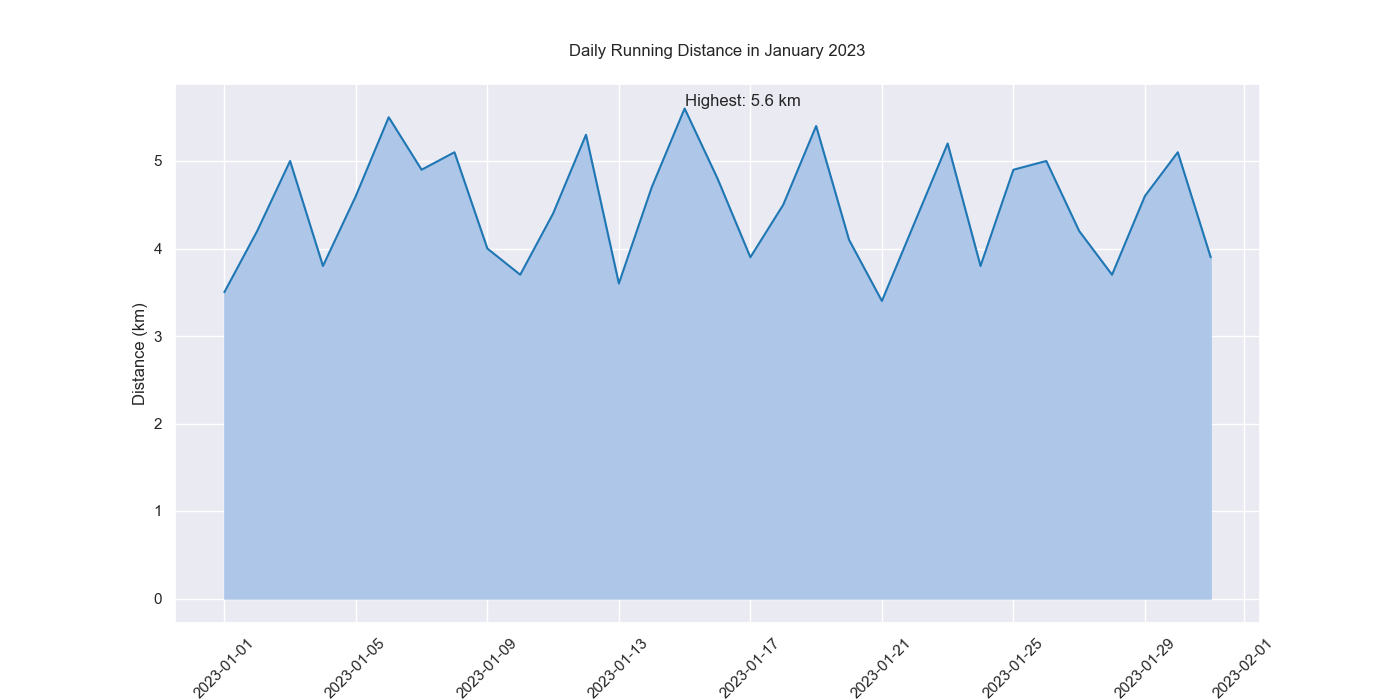

Here is the Python script that generated this plot:

import seaborn as sns
import pandas as pd
import matplotlib.pyplot as plt

# Creating the DataFrame
data = {
    'Date': ["2023-01-01", "2023-01-02", "2023-01-03", "2023-01-04", "2023-01-05",
             "2023-01-06", "2023-01-07", "2023-01-08", "2023-01-09", "2023-01-10",
             "2023-01-11", "2023-01-12", "2023-01-13", "2023-01-14", "2023-01-15",
             "2023-01-16", "2023-01-17", "2023-01-18", "2023-01-19", "2023-01-20",
             "2023-01-21", "2023-01-22", "2023-01-23", "2023-01-24", "2023-01-25",
             "2023-01-26", "2023-01-27", "2023-01-28", "2023-01-29", "2023-01-30",
             "2023-01-31"],
    'Distance': [3.5, 4.2, 5.0, 3.8, 4.6, 5.5, 4.9, 5.1, 4.0, 3.7, 4.4, 5.3, 3.6, 4.7, 
                 5.6, 4.8, 3.9, 4.5, 5.4, 4.1, 3.4, 4.3, 5.2, 3.8, 4.9, 5.0, 4.2, 3.7, 
                 4.6, 5.1, 3.9]
}
df = pd.DataFrame(data)
df['Date'] = pd.to_datetime(df['Date'])

# Set the width and height of the figure
plt.figure(figsize=(14, 7))

# Create an area plot
sns.lineplot(data=df, x='Date', y='Distance', color='#1f77b4')

# Fill the area under the line
plt.fill_between(df['Date'], df['Distance'], color="#aec7e8")

# Rotate x-tick labels for better visibility
plt.xticks(rotation=45)

# Annotation for the highest distance in the dataset
highest_distance_date = df.loc[df['Distance'].idxmax(), 'Date']
highest_distance = df['Distance'].max()
plt.text(highest_distance_date, highest_distance, f'Highest: {highest_distance} km', ha='left', va='bottom')

# Setting chart title and labels
plt.title("Daily Running Distance in January 2023", pad=20)
plt.xlabel("Date")
plt.ylabel("Distance (km)")

# Show the plot
plt.show()
